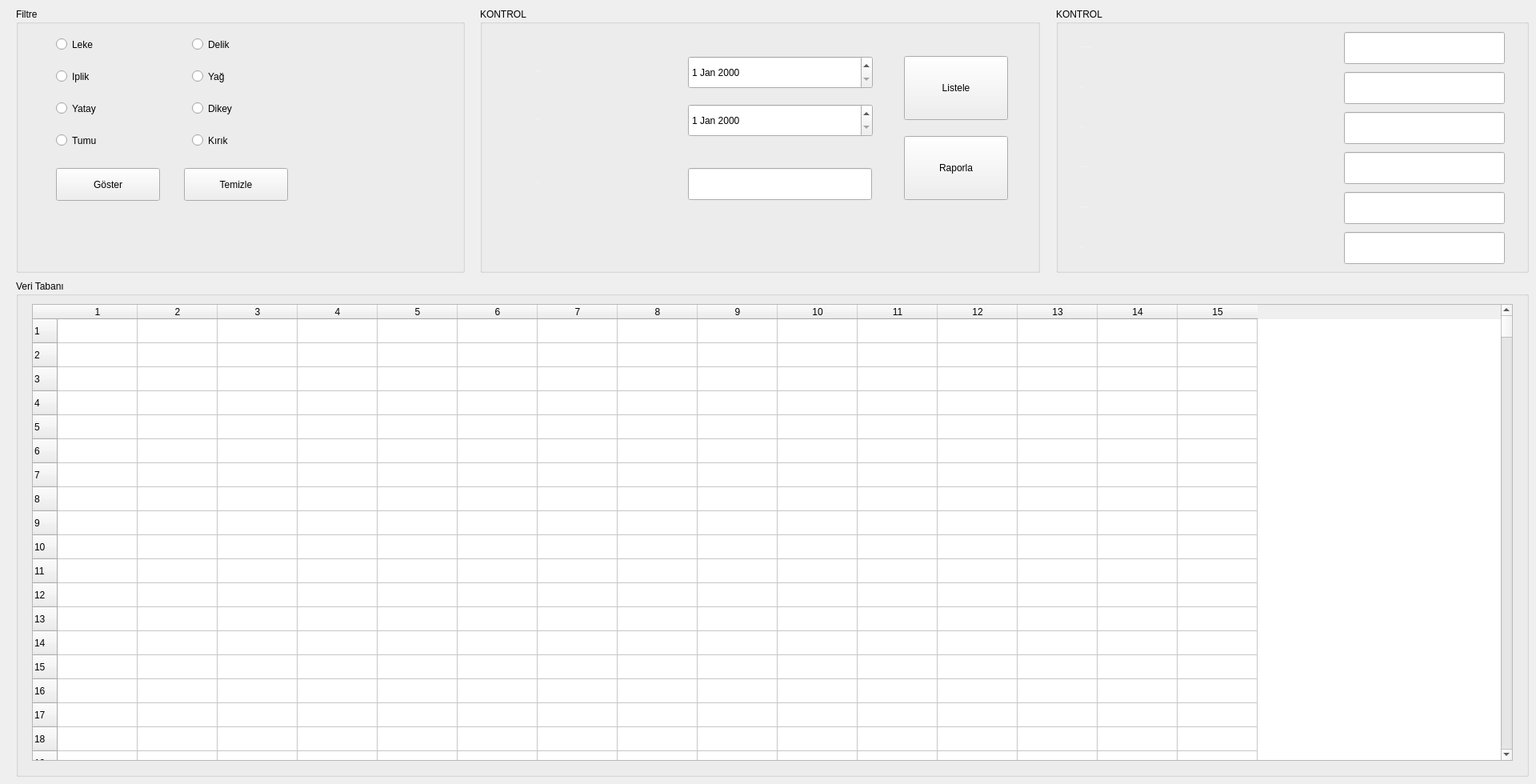
  <widget class="QWidget" name="centralwidget">
   <widget class="QGroupBox" name="details_groupBox">
    <property name="geometry">
     <rect>
      <x>600</x>
      <y>10</y>
      <width>700</width>
      <height>331</height>
     </rect>
    </property>
    <property name="styleSheet">
     <string notr="true"/>
    </property>
    <property name="title">
     <string>KONTROL</string>
    </property>
    <widget class="QDateEdit" name="Baslangic_dateEdit">
     <property name="geometry">
      <rect>
       <x>260</x>
       <y>60</y>
       <width>231</width>
       <height>41</height>
      </rect>
     </property>
     <property name="styleSheet">
      <string notr="true"/>
     </property>
    </widget>
    <widget class="QDateEdit" name="Bitis_dateEdit">
     <property name="geometry">
      <rect>
       <x>260</x>
       <y>120</y>
       <width>231</width>
       <height>41</height>
      </rect>
     </property>
     <property name="styleSheet">
      <string notr="true"/>
     </property>
    </widget>
    <widget class="QLabel" name="label_3">
     <property name="geometry">
      <rect>
       <x>70</x>
       <y>60</y>
       <width>171</width>
       <height>37</height>
      </rect>
     </property>
     <property name="font">
      <font>
       <pointsize>-1</pointsize>
      </font>
     </property>
     <property name="styleSheet">
      <string notr="true">color:white;</string>
     </property>
     <property name="text">
      <string>Başlangıç Tarihi</string>
     </property>
    </widget>
    <widget class="QLabel" name="label_4">
     <property name="geometry">
      <rect>
       <x>70</x>
       <y>120</y>
       <width>171</width>
       <height>37</height>
      </rect>
     </property>
     <property name="font">
      <font>
       <pointsize>-1</pointsize>
      </font>
     </property>
     <property name="styleSheet">
      <string notr="true">color:white;</string>
     </property>
     <property name="text">
      <string>Bitiş Tarihi</string>
     </property>
    </widget>
    <widget class="QLabel" name="label_5">
     <property name="geometry">
      <rect>
       <x>70</x>
       <y>200</y>
       <width>171</width>
       <height>37</height>
      </rect>
     </property>
     <property name="font">
      <font>
       <pointsize>-1</pointsize>
      </font>
     </property>
     <property name="styleSheet">
      <string notr="true">color:white;</string>
     </property>
     <property name="text">
      <string>Dok No:</string>
     </property>
    </widget>
    <widget class="QLineEdit" name="Dok_No_LineEdit">
     <property name="geometry">
      <rect>
       <x>260</x>
       <y>200</y>
       <width>230</width>
       <height>40</height>
      </rect>
     </property>
     <property name="styleSheet">
      <string notr="true"/>
     </property>
    </widget>
    <widget class="QPushButton" name="Listele_pushButton">
     <property name="geometry">
      <rect>
       <x>530</x>
       <y>60</y>
       <width>130</width>
       <height>80</height>
      </rect>
     </property>
     <property name="styleSheet">
      <string notr="true"/>
     </property>
     <property name="text">
      <string>Listele</string>
     </property>
    </widget>
    <widget class="QPushButton" name="Raporla_PushButton">
     <property name="geometry">
      <rect>
       <x>530</x>
       <y>160</y>
       <width>130</width>
       <height>80</height>
      </rect>
     </property>
     <property name="styleSheet">
      <string notr="true"/>
     </property>
     <property name="text">
      <string>Raporla</string>
     </property>
    </widget>
   </widget>
   <widget class="QGroupBox" name="details_groupBox_2">
    <property name="geometry">
     <rect>
      <x>20</x>
      <y>10</y>
      <width>561</width>
      <height>331</height>
     </rect>
    </property>
    <property name="styleSheet">
     <string notr="true"/>
    </property>
    <property name="title">
     <string>Filtre</string>
    </property>
    <widget class="QPushButton" name="Goster_pushButton">
     <property name="geometry">
      <rect>
       <x>50</x>
       <y>200</y>
       <width>130</width>
       <height>41</height>
      </rect>
     </property>
     <property name="styleSheet">
      <string notr="true"/>
     </property>
     <property name="text">
      <string>Göster</string>
     </property>
    </widget>
    <widget class="QPushButton" name="Temiz_pushButton">
     <property name="geometry">
      <rect>
       <x>210</x>
       <y>200</y>
       <width>130</width>
       <height>41</height>
      </rect>
     </property>
     <property name="styleSheet">
      <string notr="true"/>
     </property>
     <property name="text">
      <string>Temizle</string>
     </property>
    </widget>
    <widget class="QRadioButton" name="Leke_radioButton">
     <property name="geometry">
      <rect>
       <x>50</x>
       <y>30</y>
       <width>91</width>
       <height>31</height>
      </rect>
     </property>
     <property name="text">
      <string>Leke</string>
     </property>
    </widget>
    <widget class="QRadioButton" name="Delik_RadioButton">
     <property name="geometry">
      <rect>
       <x>220</x>
       <y>30</y>
       <width>91</width>
       <height>31</height>
      </rect>
     </property>
     <property name="text">
      <string>Delik</string>
     </property>
    </widget>
    <widget class="QRadioButton" name="Iplik_RadioButton">
     <property name="geometry">
      <rect>
       <x>50</x>
       <y>70</y>
       <width>91</width>
       <height>31</height>
      </rect>
     </property>
     <property name="text">
      <string>Iplik</string>
     </property>
    </widget>
    <widget class="QRadioButton" name="Yag_RadioButton">
     <property name="geometry">
      <rect>
       <x>220</x>
       <y>70</y>
       <width>91</width>
       <height>31</height>
      </rect>
     </property>
     <property name="text">
      <string>Yağ</string>
     </property>
    </widget>
    <widget class="QRadioButton" name="Yatay_RadioButton">
     <property name="geometry">
      <rect>
       <x>50</x>
       <y>110</y>
       <width>91</width>
       <height>31</height>
      </rect>
     </property>
     <property name="text">
      <string>Yatay</string>
     </property>
    </widget>
    <widget class="QRadioButton" name="Dikey_RadioButton">
     <property name="geometry">
      <rect>
       <x>220</x>
       <y>110</y>
       <width>91</width>
       <height>31</height>
      </rect>
     </property>
     <property name="text">
      <string>Dikey</string>
     </property>
    </widget>
    <widget class="QRadioButton" name="Tumu_RadioButton">
     <property name="geometry">
      <rect>
       <x>50</x>
       <y>150</y>
       <width>91</width>
       <height>31</height>
      </rect>
     </property>
     <property name="text">
      <string>Tumu</string>
     </property>
    </widget>
    <widget class="QRadioButton" name="Kirik_RadioButton">
     <property name="geometry">
      <rect>
       <x>220</x>
       <y>150</y>
       <width>91</width>
       <height>31</height>
      </rect>
     </property>
     <property name="text">
      <string>Kırık</string>
     </property>
    </widget>
   </widget>
   <widget class="QGroupBox" name="details_groupBox_3">
    <property name="geometry">
     <rect>
      <x>20</x>
      <y>350</y>
      <width>1891</width>
      <height>621</height>
     </rect>
    </property>
    <property name="styleSheet">
     <string notr="true"/>
    </property>
    <property name="title">
     <string>Veri Tabanı</string>
    </property>
    <widget class="QTableWidget" name="Veri_Tabani_Widget">
     <property name="geometry">
      <rect>
       <x>20</x>
       <y>30</y>
       <width>1851</width>
       <height>571</height>
      </rect>
     </property>
     <property name="styleSheet">
      <string notr="true"/>
     </property>
     <property name="rowCount">
      <number>1000</number>
     </property>
     <property name="columnCount">
      <number>15</number>
     </property>
     <row/>
     <row/>
     <row/>
     <row/>
     <row/>
     <row/>
     <row/>
     <row/>
     <row/>
     <row/>
     <row/>
     <row/>
     <row/>
     <row/>
     <row/>
     <row/>
     <row/>
     <row/>
     <row/>
     <row/>
     <row/>
     <row/>
     <row/>
     <row/>
     <row/>
     <row/>
     <row/>
     <row/>
     <row/>
     <row/>
     <row/>
     <row/>
     <row/>
     <row/>
     <row/>
     <row/>
     <row/>
     <row/>
     <row/>
     <row/>
     <row/>
     <row/>
     <row/>
     <row/>
     <row/>
     <row/>
     <row/>
     <row/>
     <row/>
     <row/>
     <row/>
     <row/>
     <row/>
     <row/>
     <row/>
     <row/>
     <row/>
     <row/>
     <row/>
     <row/>
     <row/>
     <row/>
     <row/>
     <row/>
     <row/>
     <row/>
     <row/>
     <row/>
     <row/>
     <row/>
     <row/>
     <row/>
     <row/>
     <row/>
     <row/>
     <row/>
     <row/>
     <row/>
     <row/>
     <row/>
     <row/>
     <row/>
     <row/>
     <row/>
     <row/>
     <row/>
     <row/>
     <row/>
     <row/>
     <row/>
     <row/>
     <row/>
     <row/>
     <row/>
     <row/>
     <row/>
     <row/>
     <row/>
     <row/>
     <row/>
     <row/>
     <row/>
     <row/>
     <row/>
     <row/>
     <row/>
     <row/>
     <row/>
     <row/>
     <row/>
     <row/>
     <row/>
     <row/>
     <row/>
     <row/>
     <row/>
     <row/>
     <row/>
     <row/>
     <row/>
     <row/>
     <row/>
     <row/>
     <row/>
     <row/>
     <row/>
     <row/>
     <row/>
     <row/>
     <row/>
     <row/>
     <row/>
     <row/>
     <row/>
     <row/>
     <row/>
     <row/>
     <row/>
     <row/>
     <row/>
     <row/>
     <row/>
     <row/>
     <row/>
     <row/>
     <row/>
     <row/>
     <row/>
     <row/>
     <row/>
     <row/>
     <row/>
     <row/>
     <row/>
     <row/>
     <row/>
     <row/>
     <row/>
     <row/>
     <row/>
     <row/>
     <row/>
     <row/>
     <row/>
     <row/>
     <row/>
     <row/>
     <row/>
     <row/>
     <row/>
     <row/>
     <row/>
     <row/>
     <row/>
     <row/>
     <row/>
     <row/>
     <row/>
     <row/>
     <row/>
     <row/>
     <row/>
     <row/>
     <row/>
     <row/>
     <row/>
     <row/>
     <row/>
     <row/>
     <row/>
     <row/>
     <row/>
     <row/>
     <row/>
     <row/>
     <row/>
     <row/>
     <row/>
     <row/>
     <row/>
     <row/>
     <row/>
     <row/>
     <row/>
     <row/>
     <row/>
     <row/>
     <row/>
     <row/>
     <row/>
     <row/>
     <row/>
     <row/>
     <row/>
     <row/>
     <row/>
     <row/>
     <row/>
     <row/>
     <row/>
     <row/>
     <row/>
     <row/>
     <row/>
     <row/>
     <row/>
     <row/>
     <row/>
     <row/>
     <row/>
     <row/>
     <row/>
     <row/>
     <row/>
     <row/>
     <row/>
     <row/>
     <row/>
     <row/>
     <row/>
     <row/>
     <row/>
     <row/>
     <row/>
     <row/>
     <row/>
     <row/>
     <row/>
     <row/>
     <row/>
     <row/>
     <row/>
     <row/>
     <row/>
     <row/>
     <row/>
     <row/>
     <row/>
     <row/>
     <row/>
     <row/>
     <row/>
     <row/>
     <row/>
     <row/>
     <row/>
     <row/>
     <row/>
     <row/>
     <row/>
     <row/>
     <row/>
     <row/>
     <row/>
     <row/>
     <row/>
     <row/>
     <row/>
     <row/>
     <row/>
     <row/>
     <row/>
     <row/>
     <row/>
     <row/>
     <row/>
     <row/>
     <row/>
     <row/>
     <row/>
     <row/>
     <row/>
     <row/>
     <row/>
     <row/>
     <row/>
     <row/>
     <row/>
     <row/>
     <row/>
     <row/>
     <row/>
     <row/>
     <row/>
     <row/>
     <row/>
     <row/>
     <row/>
     <row/>
     <row/>
     <row/>
     <row/>
     <row/>
     <row/>
     <row/>
     <row/>
     <row/>
     <row/>
     <row/>
     <row/>
     <row/>
     <row/>
     <row/>
     <row/>
     <row/>
     <row/>
     <row/>
     <row/>
     <row/>
     <row/>
     <row/>
     <row/>
     <row/>
     <row/>
     <row/>
     <row/>
     <row/>
     <row/>
     <row/>
     <row/>
     <row/>
     <row/>
     <row/>
     <row/>
     <row/>
     <row/>
     <row/>
     <row/>
     <row/>
     <row/>
     <row/>
     <row/>
     <row/>
     <row/>
     <row/>
     <row/>
     <row/>
     <row/>
     <row/>
     <row/>
     <row/>
     <row/>
     <row/>
     <row/>
     <row/>
     <row/>
     <row/>
     <row/>
     <row/>
     <row/>
     <row/>
     <row/>
     <row/>
     <row/>
     <row/>
     <row/>
     <row/>
     <row/>
     <row/>
     <row/>
     <row/>
     <row/>
     <row/>
     <row/>
     <row/>
     <row/>
     <row/>
     <row/>
     <row/>
     <row/>
     <row/>
     <row/>
     <row/>
     <row/>
     <row/>
     <row/>
     <row/>
     <row/>
     <row/>
     <row/>
     <row/>
     <row/>
     <row/>
     <row/>
     <row/>
     <row/>
     <row/>
     <row/>
     <row/>
     <row/>
     <row/>
     <row/>
     <row/>
     <row/>
     <row/>
     <row/>
     <row/>
     <row/>
     <row/>
     <row/>
     <row/>
     <row/>
     <row/>
     <row/>
     <row/>
     <row/>
     <row/>
     <row/>
     <row/>
     <row/>
     <row/>
     <row/>
     <row/>
     <row/>
     <row/>
     <row/>
     <row/>
     <row/>
     <row/>
     <row/>
     <row/>
     <row/>
     <row/>
     <row/>
     <row/>
     <row/>
     <row/>
     <row/>
     <row/>
     <row/>
     <row/>
     <row/>
     <row/>
     <row/>
     <row/>
     <row/>
     <row/>
     <row/>
     <row/>
     <row/>
     <row/>
     <row/>
     <row/>
     <row/>
     <row/>
     <row/>
     <row/>
     <row/>
     <row/>
     <row/>
     <row/>
     <row/>
     <row/>
     <row/>
     <row/>
     <row/>
     <row/>
     <row/>
     <row/>
     <row/>
     <row/>
     <row/>
     <row/>
     <row/>
     <row/>
     <row/>
     <row/>
     <row/>
     <row/>
     <row/>
     <row/>
     <row/>
     <row/>
     <row/>
     <row/>
     <row/>
     <row/>
     <row/>
     <row/>
     <row/>
     <row/>
     <row/>
     <row/>
     <row/>
     <row/>
     <row/>
     <row/>
     <row/>
     <row/>
     <row/>
     <row/>
     <row/>
     <row/>
     <row/>
     <row/>
     <row/>
     <row/>
     <row/>
     <row/>
     <row/>
     <row/>
     <row/>
     <row/>
     <row/>
     <row/>
     <row/>
     <row/>
     <row/>
     <row/>
     <row/>
     <row/>
     <row/>
     <row/>
     <row/>
     <row/>
     <row/>
     <row/>
     <row/>
     <row/>
     <row/>
     <row/>
     <row/>
     <row/>
     <row/>
     <row/>
     <row/>
     <row/>
     <row/>
     <row/>
     <row/>
     <row/>
     <row/>
     <row/>
     <row/>
     <row/>
     <row/>
     <row/>
     <row/>
     <row/>
     <row/>
     <row/>
     <row/>
     <row/>
     <row/>
     <row/>
     <row/>
     <row/>
     <row/>
     <row/>
     <row/>
     <row/>
     <row/>
     <row/>
     <row/>
     <row/>
     <row/>
     <row/>
     <row/>
     <row/>
     <row/>
     <row/>
     <row/>
     <row/>
     <row/>
     <row/>
     <row/>
     <row/>
     <row/>
     <row/>
     <row/>
     <row/>
     <row/>
     <row/>
     <row/>
     <row/>
     <row/>
     <row/>
     <row/>
     <row/>
     <row/>
     <row/>
     <row/>
     <row/>
     <row/>
     <row/>
     <row/>
     <row/>
     <row/>
     <row/>
     <row/>
     <row/>
     <row/>
     <row/>
     <row/>
     <row/>
     <row/>
     <row/>
     <row/>
     <row/>
     <row/>
     <row/>
     <row/>
     <row/>
     <row/>
     <row/>
     <row/>
     <row/>
     <row/>
     <row/>
     <row/>
     <row/>
     <row/>
     <row/>
     <row/>
     <row/>
     <row/>
     <row/>
     <row/>
     <row/>
     <row/>
     <row/>
     <row/>
     <row/>
     <row/>
     <row/>
     <row/>
     <row/>
     <row/>
     <row/>
     <row/>
     <row/>
     <row/>
     <row/>
     <row/>
     <row/>
     <row/>
     <row/>
     <row/>
     <row/>
     <row/>
     <row/>
     <row/>
     <row/>
     <row/>
     <row/>
     <row/>
     <row/>
     <row/>
     <row/>
     <row/>
     <row/>
     <row/>
     <row/>
     <row/>
     <row/>
     <row/>
     <row/>
     <row/>
     <row/>
     <row/>
     <row/>
     <row/>
     <row/>
     <row/>
     <row/>
     <row/>
     <row/>
     <row/>
     <row/>
     <row/>
     <row/>
     <row/>
     <row/>
     <row/>
     <row/>
     <row/>
     <row/>
     <row/>
     <row/>
     <row/>
     <row/>
     <row/>
     <row/>
     <row/>
     <row/>
     <row/>
     <row/>
     <row/>
     <row/>
     <row/>
     <row/>
     <row/>
     <row/>
     <row/>
     <row/>
     <row/>
     <row/>
     <row/>
     <row/>
     <row/>
     <row/>
     <row/>
     <row/>
     <row/>
     <row/>
     <row/>
     <row/>
     <row/>
     <row/>
     <row/>
     <row/>
     <row/>
     <row/>
     <row/>
     <row/>
     <row/>
     <row/>
     <row/>
     <row/>
     <row/>
     <row/>
     <row/>
     <row/>
     <row/>
     <row/>
     <row/>
     <row/>
     <row/>
     <row/>
     <row/>
     <row/>
     <row/>
     <row/>
     <row/>
     <row/>
     <row/>
     <row/>
     <row/>
     <row/>
     <row/>
     <row/>
     <row/>
     <row/>
     <row/>
     <row/>
     <row/>
     <row/>
     <row/>
     <row/>
     <row/>
     <row/>
     <row/>
     <row/>
     <row/>
     <row/>
     <row/>
     <row/>
     <row/>
     <row/>
     <row/>
     <row/>
     <row/>
     <row/>
     <row/>
     <row/>
     <row/>
     <row/>
     <row/>
     <row/>
     <row/>
     <row/>
     <row/>
     <row/>
     <row/>
     <row/>
     <row/>
     <row/>
     <row/>
     <row/>
     <row/>
     <row/>
     <row/>
     <row/>
     <row/>
     <row/>
     <row/>
     <row/>
     <row/>
     <row/>
     <row/>
     <row/>
     <row/>
     <row/>
     <row/>
     <row/>
     <row/>
     <row/>
     <row/>
     <row/>
     <row/>
     <row/>
     <row/>
     <row/>
     <row/>
     <row/>
     <row/>
     <row/>
     <row/>
     <row/>
     <row/>
     <row/>
     <row/>
     <row/>
     <row/>
     <row/>
     <row/>
     <row/>
     <row/>
     <row/>
     <row/>
     <row/>
     <row/>
     <row/>
     <row/>
     <row/>
     <row/>
     <row/>
     <row/>
     <row/>
     <row/>
     <row/>
     <row/>
     <row/>
     <row/>
     <row/>
     <row/>
     <row/>
     <row/>
     <row/>
     <row/>
     <row/>
     <row/>
     <row/>
     <row/>
     <row/>
     <row/>
     <row/>
     <row/>
     <row/>
     <row/>
     <row/>
     <row/>
     <row/>
     <row/>
     <row/>
     <row/>
     <row/>
     <row/>
     <row/>
     <row/>
     <row/>
     <row/>
     <row/>
     <row/>
     <row/>
     <row/>
     <row/>
     <row/>
     <row/>
     <row/>
     <row/>
     <row/>
     <row/>
     <row/>
     <row/>
     <row/>
     <row/>
     <row/>
     <row/>
     <row/>
     <row/>
     <row/>
     <row/>
     <row/>
     <row/>
     <row/>
     <row/>
     <row/>
     <row/>
     <row/>
     <row/>
     <row/>
     <row/>
     <row/>
     <row/>
     <row/>
     <row/>
     <row/>
     <row/>
     <row/>
     <row/>
     <row/>
     <row/>
     <row/>
     <row/>
     <row/>
     <row/>
     <row/>
     <row/>
     <row/>
     <row/>
     <row/>
     <row/>
     <row/>
     <row/>
     <row/>
     <row/>
     <row/>
     <row/>
     <row/>
     <row/>
     <row/>
     <row/>
     <row/>
     <row/>
     <row/>
     <row/>
     <row/>
     <row/>
     <row/>
     <row/>
     <row/>
     <row/>
     <row/>
     <row/>
     <row/>
     <row/>
     <row/>
     <row/>
     <row/>
     <row/>
     <row/>
     <row/>
     <row/>
     <row/>
     <row/>
     <row/>
     <row/>
     <row/>
     <row/>
     <row/>
     <row/>
     <row/>
     <row/>
     <row/>
     <row/>
     <row/>
     <row/>
     <row/>
     <row/>
     <row/>
     <row/>
     <row/>
     <row/>
     <row/>
     <row/>
     <row/>
     <row/>
     <row/>
     <row/>
     <row/>
     <row/>
     <row/>
     <row/>
     <row/>
     <row/>
     <row/>
     <row/>
     <row/>
     <row/>
     <column/>
     <column/>
     <column/>
     <column/>
     <column/>
     <column/>
     <column/>
     <column/>
     <column/>
     <column/>
     <column/>
     <column/>
     <column/>
     <column/>
     <column/>
    </widget>
   </widget>
   <widget class="QGroupBox" name="details_groupBox_4">
    <property name="geometry">
     <rect>
      <x>1320</x>
      <y>10</y>
      <width>591</width>
      <height>331</height>
     </rect>
    </property>
    <property name="styleSheet">
     <string notr="true"/>
    </property>
    <property name="title">
     <string>KONTROL</string>
    </property>
    <widget class="QLabel" name="label_6">
     <property name="geometry">
      <rect>
       <x>30</x>
       <y>30</y>
       <width>331</width>
       <height>37</height>
      </rect>
     </property>
     <property name="font">
      <font>
       <pointsize>-1</pointsize>
      </font>
     </property>
     <property name="styleSheet">
      <string notr="true">color:white;</string>
     </property>
     <property name="text">
      <string>Hatanın Duvar Tarafından Mesafesi</string>
     </property>
    </widget>
    <widget class="QLabel" name="label_7">
     <property name="geometry">
      <rect>
       <x>30</x>
       <y>80</y>
       <width>321</width>
       <height>37</height>
      </rect>
     </property>
     <property name="font">
      <font>
       <pointsize>-1</pointsize>
      </font>
     </property>
     <property name="styleSheet">
      <string notr="true">color:white;</string>
     </property>
     <property name="text">
      <string>Hata Eni(mm)</string>
     </property>
    </widget>
    <widget class="QLabel" name="label_8">
     <property name="geometry">
      <rect>
       <x>30</x>
       <y>130</y>
       <width>321</width>
       <height>37</height>
      </rect>
     </property>
     <property name="font">
      <font>
       <pointsize>-1</pointsize>
      </font>
     </property>
     <property name="styleSheet">
      <string notr="true">color:white;</string>
     </property>
     <property name="text">
      <string>Hata Boyu(mm)</string>
     </property>
    </widget>
    <widget class="QLineEdit" name="Duvar_Mesafe_LineEdit">
     <property name="geometry">
      <rect>
       <x>360</x>
       <y>30</y>
       <width>201</width>
       <height>40</height>
      </rect>
     </property>
     <property name="styleSheet">
      <string notr="true"/>
     </property>
    </widget>
    <widget class="QLabel" name="label_9">
     <property name="geometry">
      <rect>
       <x>30</x>
       <y>180</y>
       <width>321</width>
       <height>37</height>
      </rect>
     </property>
     <property name="font">
      <font>
       <pointsize>-1</pointsize>
      </font>
     </property>
     <property name="styleSheet">
      <string notr="true">color:white;</string>
     </property>
     <property name="text">
      <string>Hata Alanı(mm2)</string>
     </property>
    </widget>
    <widget class="QLabel" name="label_10">
     <property name="geometry">
      <rect>
       <x>30</x>
       <y>230</y>
       <width>321</width>
       <height>37</height>
      </rect>
     </property>
     <property name="font">
      <font>
       <pointsize>-1</pointsize>
      </font>
     </property>
     <property name="styleSheet">
      <string notr="true">color:white;</string>
     </property>
     <property name="text">
      <string>Hatanın Geldiği Metre(m)</string>
     </property>
    </widget>
    <widget class="QLineEdit" name="Hata_Eni_LineEdit">
     <property name="geometry">
      <rect>
       <x>360</x>
       <y>80</y>
       <width>201</width>
       <height>40</height>
      </rect>
     </property>
     <property name="styleSheet">
      <string notr="true"/>
     </property>
    </widget>
    <widget class="QLineEdit" name="Hata_Alani_LineEdit">
     <property name="geometry">
      <rect>
       <x>360</x>
       <y>180</y>
       <width>201</width>
       <height>40</height>
      </rect>
     </property>
     <property name="styleSheet">
      <string notr="true"/>
     </property>
    </widget>
    <widget class="QLineEdit" name="Hata_Boyutu_LineEdit">
     <property name="geometry">
      <rect>
       <x>360</x>
       <y>130</y>
       <width>201</width>
       <height>40</height>
      </rect>
     </property>
     <property name="styleSheet">
      <string notr="true"/>
     </property>
    </widget>
    <widget class="QLineEdit" name="Metre_LineEdit">
     <property name="geometry">
      <rect>
       <x>360</x>
       <y>230</y>
       <width>201</width>
       <height>40</height>
      </rect>
     </property>
     <property name="styleSheet">
      <string notr="true"/>
     </property>
    </widget>
    <widget class="QLineEdit" name="Sinifi_LineEdit">
     <property name="geometry">
      <rect>
       <x>360</x>
       <y>280</y>
       <width>201</width>
       <height>40</height>
      </rect>
     </property>
     <property name="styleSheet">
      <string notr="true"/>
     </property>
    </widget>
    <widget class="QLabel" name="label_11">
     <property name="geometry">
      <rect>
       <x>30</x>
       <y>280</y>
       <width>321</width>
       <height>37</height>
      </rect>
     </property>
     <property name="font">
      <font>
       <pointsize>-1</pointsize>
      </font>
     </property>
     <property name="styleSheet">
      <string notr="true">color:white;</string>
     </property>
     <property name="text">
      <string>Hatanın Sınıfı</string>
     </property>
    </widget>
   </widget>
  </widget>
